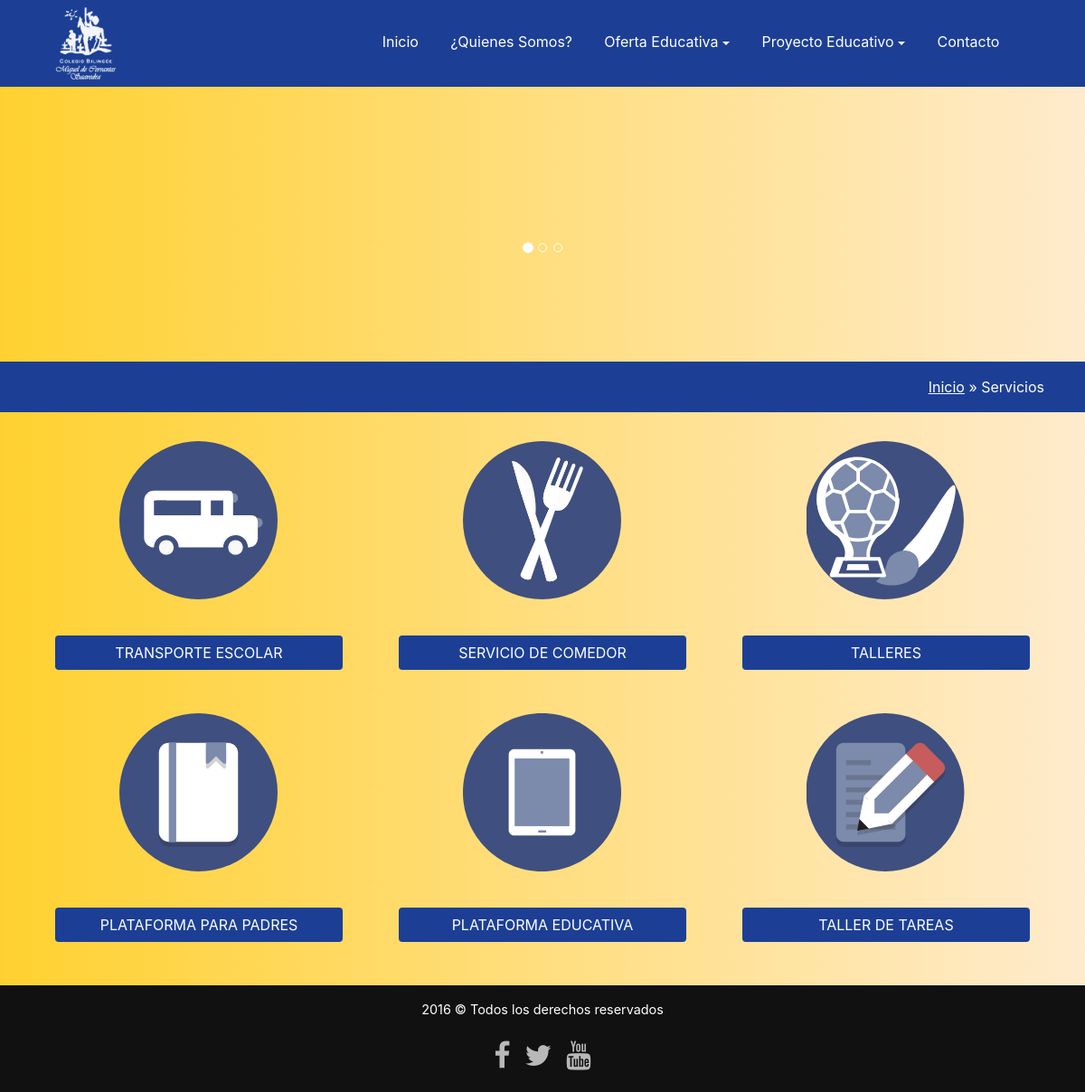
Page /servicios.php on the committed database.
### tables this page shows
CREATE TABLE `servicio_pag` (
  `id_servicio` int(11) NOT NULL,
  `img_1` text NOT NULL,
  `titulo_1` text NOT NULL,
  `img_2` text NOT NULL,
  `titulo_2` text NOT NULL,
  `img_3` text NOT NULL,
  `titulo_3` text NOT NULL,
  `img_4` text NOT NULL,
  `titulo_4` text NOT NULL,
  `img_5` text NOT NULL,
  `titulo_5` text NOT NULL,
  `img_6` text NOT NULL,
  `titulo_6` text NOT NULL,
  `Mod_titu_1` text NOT NULL,
  `Mod_text_1` text NOT NULL,
  `Mod_img_1` text NOT NULL,
  `Mod_titu_2` text NOT NULL,
  `Mod_text_2` text NOT NULL,
  `Mod_img_descarga` text NOT NULL,
  `Mod_img_2` text NOT NULL,
  `Mod_titu_3` text NOT NULL,
  `Mod_text_3` text NOT NULL,
  `Mod_img_3` text NOT NULL,
  `Mod_titu_4` text NOT NULL,
  `Mod_titu_5` text NOT NULL,
  `Mod_text_5` text NOT NULL,
  `Mod_img_5` text NOT NULL,
  `Mod_titu_6` text NOT NULL,
  `Mod_text_6` text NOT NULL,
  `Mod_img_6` text NOT NULL
);

### servicios.php (the view, shortened to what this page needs)
<?php
require_once('conexion.php');
        ?>
<!DOCTYPE html>
<html lang="en">
<head>
    <link href='css/font-awesome.min.css' rel='stylesheet' type='text/css'>
    <link rel="stylesheet" href="css/bootstrap.css">
    <link rel="stylesheet" href="css/animate.min.css">
    <link rel="stylesheet" href="css/estilos.css">
</head>
<body class="paginas-internas">
    <section class="bienvenidos">
        <header class="encabezado navbar-fixed-top" role="banner" id="encabezado">
            <div class="container">
                <a href="index.php" class="logo">
                    <img src="Images2/logo_blanco.png" alt="Logo del sitio">
                </a>
                <nav id="menu-principal" class="collapse">
                    <ul>
                        <li><a href="index.php">Inicio</a></li>
                        <li><a href="nosotros.php">¿Quienes Somos?</a></li>
                        <li class="nav-item dropdown">
                            <a class="nav-link dropdown-toggle" id="dropdown01" data-toggle="dropdown" aria-haspopup="true" aria-expanded="false">Oferta Educativa</a>
                        </li>
                       <li class="nav-item dropdown">
                            <a class="nav-link dropdown-toggle" id="dropdown01" data-toggle="dropdown" aria-haspopup="true" aria-expanded="false">Proyecto Educativo</a>
                        </li>
                        <li><a href="contacto.php">Contacto</a></li>
                    </ul>
                </nav>
            </div>
        </header>
        <section>
           <div class="bd-example">
  <div id="carouselExampleCaptions" class="carousel slide" data-ride="carousel">
    <ol class="carousel-indicators">
      <li data-target="#carouselExampleCaptions" data-slide-to="0" class="active"></li>
      <li data-target="#carouselExampleCaptions" data-slide-to="1"></li>
      <li data-target="#carouselExampleCaptions" data-slide-to="2"></li>
    </ol>
    <div class="carousel-inner" role="listbox">
      <div class="carousel-item active">
        <img class="d-block img-fluid" src="Images2/PRIMARIAf.gif" alt="First slide" />
        <div class="carousel-caption d-none d-md-block">
        </div>
      </div>
    </div>
  </div>
</div>
        </section>
    </section>
    <section class="ruta p-y-1">
        <div class="container">
            <div class="row">
                <div class="col-xs-12 text-xs-right">
                    <a href="index.php">Inicio</a> » Servicios
                </div>
            </div>
        </div>
    </section>
    <main class="p-y-1 lista-servicios">
    <?php
            $sql='select * from servicio_pag';
            foreach ($pdo ->query($sql) as $rs) {
              ?>
        <div class="container">
            <div class="row">
                <div class="col-md-4" >
                    <article class="item-servicios">
                        <i class="fa"><img src="Images2/<?php echo $rs['img_1'];?>" width="175" height="175" alt="TRANSPORTE ESCOLAR"></i><br>
                        <a href="#" class="btn btn-primary" data-toggle="modal" data-target="#servicio_transporte"><?php echo $rs['titulo_1'];?></a>
                    </article>
                </div>
                <div class="col-md-4">
                    <article class="item-servicios">
                        <i class="fa"><img src="Images2/<?php echo $rs['img_2'];?>" width="175" height="175" alt="SERVICIO DE COMEDOR"></i><br>
                        <a href="#" class="btn btn-primary" data-toggle="modal" data-target="#servicio_Comedor"><?php echo $rs['titulo_2'];?></a>
                    </article>
                </div>
                <div class="col-md-4">
                    <article class="item-servicios">
                        <i class="fa"><img src="Images2/<?php echo $rs['img_3'];?>" width="175" height="175" alt="TALLERES"></i><br>
                        <a href="#" class="btn btn-primary" data-toggle="modal" data-target="#servicio_talleres"><?php echo $rs['titulo_3'];?></a>
                    </article>
                </div>
            </div>
            <div class="row">
                <div class="col-md-4">
                    <article class="item-servicios ">
                        <i class="fa"><img src="Images2/<?php echo $rs['img_4'];?>" width="175" height="175" alt="REGULARIZACIÓN"></i><br>
                        <a href="#" class="btn btn-primary" data-toggle="modal" data-target="#servicio_padres"><?php echo $rs['titulo_4'];?></a>
                    </article>
                </div>
                <div class="col-md-4">
                    <article class="item-servicios">
                        <i class="fa"><img src="Images2/<?php echo $rs['img_5'];?>" width="175" height="175" alt="TRANSPORTE ESCOLAR"></i><br>
                        <a href="#" class="btn btn-primary" data-toggle="modal" data-target="#servicio_plataforma"><?php echo $rs['titulo_5'];?></a>
                    </article>
                </div>
                <div class="col-md-4">
                    <article class="item-servicios">
                        <i class="fa"><img src="Images2/<?php echo $rs['img_6'];?>  " width="175" height="175" alt="TRANSPORTE ESCOLAR"></i><br>
                        <a href="" class="btn btn-primary" data-toggle="modal" data-target="#servicio_tareas"><?php echo $rs['titulo_6'];?></a>
                    </article>
                </div>
            </div>
        </div>
    </main>
    <footer class="piedepagina p-y-1" role="contentinfo">
        <div class="container">
            <p>2016 ©  Todos los derechos reservados</p>
            <ul class="redes-sociales">
                <li><a href="https://es-la.facebook.com/Colegio-Biling%C3%BCe-Miguel-de-Cervantes-Saavedra-170078646452126"><i class="fa fa-facebook" aria-hidden="true"> </i>  </a></li>
                <li><a href="https://twitter.com/colegiomcs"><i class="fa fa-twitter" aria-hidden="true"></i> </a></li>
                <li><a href="https://www.youtube.com/channel/UCyNA0dkabe6CJNrohAbVbCQ"><i class="fa fa-youtube" aria-hidden="true"></i> </a></li>
            </ul>
        </div>
    </footer>
<?php
            }
           ?>
</body>
</html>

### css/estilos.css (style rules this page uses)
html { font-size: 15px; }
.bienvenidos { background: linear-gradient( 90deg, #FFD130, #ffebcd); color: #fff; background-size: cover; background-attachment: fixed !important; display: -webkit-box; display: -webkit-flex; display: -ms-flexbox; display: flex; -webkit-box-orient: vertical; -webkit-box-direction: normal; -webkit-flex-direction: column; -ms-flex-direction: column; flex-direction: column; }
.encabezado { background: #1C3F95; color: #fff; padding: .5rem 0; -webkit-transition: all .5s ease; transition: all .5s ease; }
.encabezado .container { display: -webkit-box; display: -webkit-flex; display: -ms-flexbox; display: flex; -webkit-box-align: center; -webkit-align-items: center; -ms-flex-align: center; align-items: center; -webkit-flex-wrap: wrap; -ms-flex-wrap: wrap; flex-wrap: wrap; }
.encabezado .logo img { width: 100px; height: auto; }
.dropdown { background: rgba(28, 63, 149, 0); }
#menu-principal { -webkit-box-flex: 1; -webkit-flex: 1 1 100%; -ms-flex: 1 1 100%; flex: 1 1 100%; }
#menu-principal ul { padding: 0; list-style: none; margin: 1rem 0 0 0; }
#menu-principal ul a { display: block; padding: .8rem 0; text-align: center; color: #fff; text-transform: uppercase; border-top: 1px solid #8c8888; text-decoration: none; }
.btn-primary { color: #fff; background-color: #1C3F95; border-color: transparent; -webkit-transition: all .5s ease; transition: all .5s ease; }
.piedepagina { background: #111111; color: #fff; text-align: center; font-size: .9rem; }
.piedepagina .redes-sociales { display: -webkit-box; display: -webkit-flex; display: -ms-flexbox; display: flex; -webkit-box-pack: center; -webkit-justify-content: center; -ms-flex-pack: center; justify-content: center; list-style: none; margin: 0; padding: 0; }
.piedepagina .redes-sociales a { color: #fff; font-size: 2rem; margin: 0 .5rem; opacity: .7; -webkit-transition: all .5s ease; transition: all .5s ease; }
.paginas-internas .bienvenidos { height: 400px; }
.paginas-internas .ruta { background: #1C3F95; color: #fff; }
.paginas-internas .ruta a { color: #fff; text-decoration: underline; }
.paginas-internas .lista-servicios { background: linear-gradient( 90deg, #FFD130, #ffebcd); }
.paginas-internas .lista-servicios .item-servicios { text-align: center; width: 100%; border-radius: 5px; margin-bottom: 1rem; padding: 1rem; }
.paginas-internas .lista-servicios .item-servicios .fa { font-size: 6rem; color: #384679; margin-bottom: 1rem; -webkit-transition: all 1s ease; transition: all 1s ease; }
@media (min-width: 768px) { #menu-principal { height: auto !important; display: block; -webkit-box-flex: 0; -webkit-flex: 0 1 auto; -ms-flex: 0 1 auto; flex: 0 1 auto; margin-left: auto; -webkit-box-ordinal-group: 2; -webkit-order: 1; -ms-flex-order: 1; order: 1; } }
@media (min-width: 768px) { #menu-principal ul { display: -webkit-box; display: -webkit-flex; display: -ms-flexbox; display: flex; margin: 0 0 0 0; } }
@media (min-width: 768px) { #menu-principal ul li a { padding: .8rem; text-transform: capitalize; margin: 0 .3rem; border-top: 0px; border-bottom: 4px solid transparent; -webkit-transition: all 0.5s ease; transition: all 0.5s ease; } }
@media (min-width: 768px) { .paginas-internas .lista-servicios .col-md-4 { display: -webkit-box; display: -webkit-flex; display: -ms-flexbox; display: flex; } }
@media (min-width: 768px) { .paginas-internas .lista-servicios .item-servicios { display: -webkit-box; display: -webkit-flex; display: -ms-flexbox; display: flex; -webkit-box-orient: vertical; -webkit-box-direction: normal; -webkit-flex-direction: column; -ms-flex-direction: column; flex-direction: column; } }
@media (min-width: 768px) { .paginas-internas .lista-servicios .item-servicios .btn-primary { margin-top: auto; } }
@media (min-width: 992px) { html { font-size: 16px; } }
@media (min-width: 992px) { .bienvenidos { background: linear-gradient( 90deg, #FFD130, #ffebcd); background-size: cover; } }

### servicios.php (style rules this page uses)
.carousel { position: relative; height: 322px; margin-top: 75px; width: 60%; margin: auto; padding-top: 75px; }

### rows in the picture
servicio_pag: img_1 (picture), titulo_1 "TRANSPORTE ESCOLAR", img_2 (picture), titulo_2 "SERVICIO DE COMEDOR", img_3 (picture), titulo_3 "TALLERES", img_4 (picture), titulo_4 "PLATAFORMA PARA PADRES", img_5 (picture), titulo_5 "PLATAFORMA EDUCATIVA", img_6 (picture), titulo_6 "TALLER DE TAREAS"
